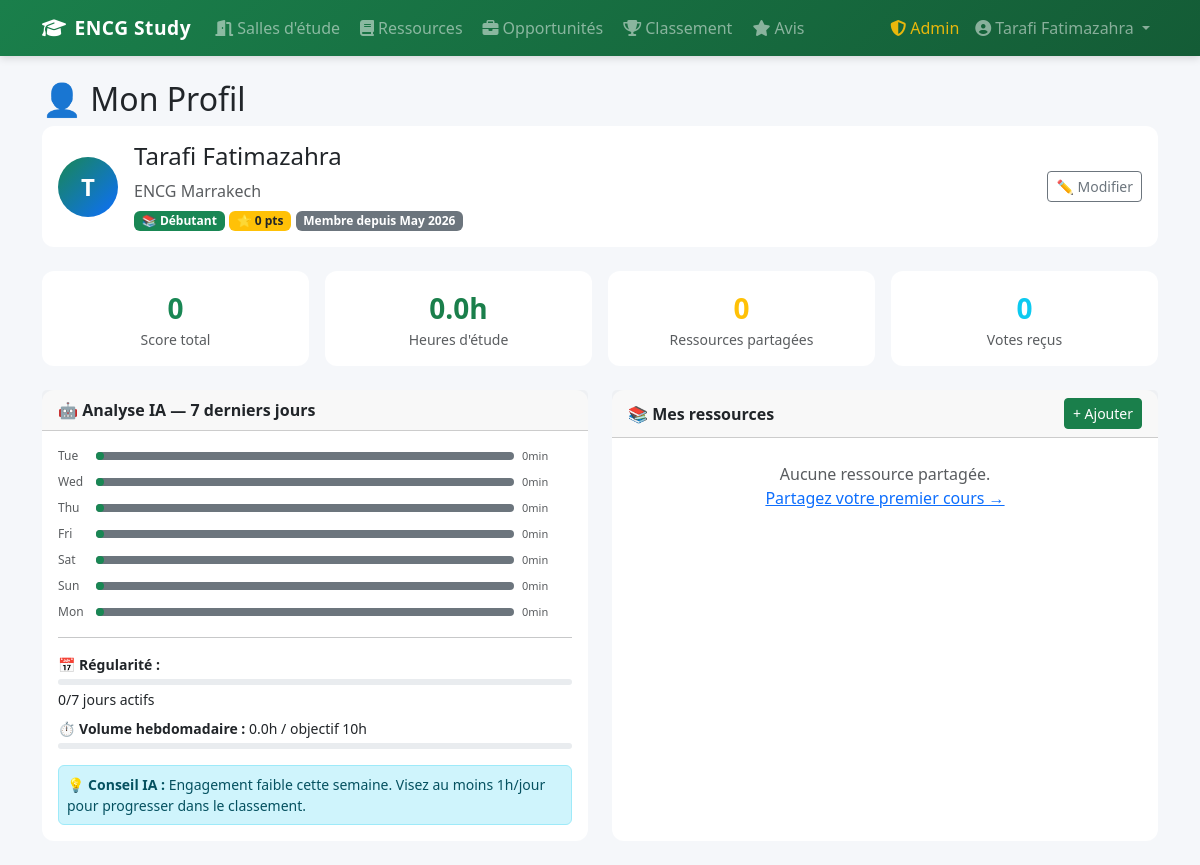
The page /profile/ (signed in) on the database its author committed.
### app/models.py (models this page shows, shortened)
class User(UserMixin, db.Model):
    id            = db.Column(db.Integer, primary_key=True)
    name          = db.Column(db.String(100), nullable=False)
    email         = db.Column(db.String(150), unique=True, nullable=False)
    password_hash = db.Column(db.String(256), nullable=False)
    school        = db.Column(db.String(100), nullable=False)
    created_at    = db.Column(db.DateTime, default=datetime.utcnow)
    is_admin      = db.Column(db.Boolean, default=False)   # ← NOUVEAU
    score               = db.Column(db.Integer, default=0)
    total_study_minutes = db.Column(db.Integer, default=0)
    bio                 = db.Column(db.String(300), default='')
    filiere             = db.Column(db.String(100), default='')
    resources      = db.relationship('Resource',     backref='uploader',  lazy=True)
    opportunities  = db.relationship('Opportunity',  backref='poster',    lazy=True)
    messages       = db.relationship('Message',      backref='author',    lazy=True)
    study_sessions = db.relationship('StudySession', backref='student',   lazy=True)
    votes_given    = db.relationship('ResourceVote', backref='voter',     lazy=True)
    applications   = db.relationship('Application',  backref='applicant', lazy=True)
    avis_donnes    = db.relationship('Avis',         backref='auteur',    lazy=True)
    @property
    def study_hours(self):
        return round(self.total_study_minutes / 60, 1)
    @property
    def rank_badge(self):
        if self.score >= 500: return ('🏆', 'Diamant')
        if self.score >= 200: return ('🥇', 'Or')
        if self.score >= 100: return ('🥈', 'Argent')
        if self.score >= 50:  return ('🥉', 'Bronze')
        return ('📚', 'Débutant')

### app/profile/routes.py (the view)
@profile_bp.route('/')
@login_required
def index():
    week_ago = datetime.utcnow() - timedelta(days=7)
    recent_sessions = StudySession.query.filter(
        StudySession.user_id == current_user.id,
        StudySession.started_at >= week_ago
    ).all()
    weekly_minutes = sum(s.duration_minutes for s in recent_sessions)
    daily_data = {}
    for i in range(6, -1, -1):
        day = datetime.utcnow() - timedelta(days=i)
        key = day.strftime('%a')
        daily_data[key] = 0
    for s in recent_sessions:
        key = s.started_at.strftime('%a')
        if key in daily_data:
            daily_data[key] += s.duration_minutes
    my_resources    = Resource.query.filter_by(uploader_id=current_user.id).all()
    total_downloads = sum(r.download_count for r in my_resources)
    total_votes     = sum(r.vote_score for r in my_resources)
    my_applications = Application.query.filter_by(user_id=current_user.id)\
                        .order_by(Application.created_at.desc()).limit(5).all()
    return render_template('profile/index.html',
        weekly_minutes=weekly_minutes,
        daily_data=daily_data,
        my_resources=my_resources,
        total_downloads=total_downloads,
        total_votes=total_votes,
        my_applications=my_applications,
    )

### app/models.py (called while the page is built)
@login_manager.user_loader
def load_user(user_id):
    return User.query.get(int(user_id))

### app/templates/profile/index.html (shortened to what this page needs)
{% extends 'base.html' %}
{% block content %}
<h2>👤 Mon Profil</h2>
<div class="card mb-4">
  <div class="card-body d-flex align-items-center gap-3">
    <div class="avatar-lg">{{ current_user.name[0].upper() }}</div>
    <div class="flex-grow-1">
      <h4>{{ current_user.name }}</h4>
      <p class="text-muted mb-1">{{ current_user.school }}{% if current_user.filiere %} · {{ current_user.filiere }}{% endif %}</p>
      <span class="badge bg-success">{{ current_user.rank_badge[0] }} {{ current_user.rank_badge[1] }}</span>
      <span class="badge bg-warning text-dark">⭐ {{ current_user.score }} pts</span>
      <span class="badge bg-secondary">Membre depuis {{ current_user.created_at.strftime('%B %Y') }}</span>
    </div>
    <button class="btn btn-outline-secondary btn-sm" onclick="document.getElementById('editForm').classList.toggle('d-none')">✏️ Modifier</button>
  </div>
</div>
<div class="row g-3 mb-4">
  <div class="col-6 col-md-3">
    <div class="card text-center">
      <div class="card-body">
        <div class="fs-3 fw-bold text-success">{{ current_user.score }}</div>
        <div class="text-muted small">Score total</div>
      </div>
    </div>
  </div>
  <div class="col-6 col-md-3">
    <div class="card text-center">
      <div class="card-body">
        <div class="fs-3 fw-bold text-primary">{{ current_user.study_hours }}h</div>
        <div class="text-muted small">Heures d'étude</div>
      </div>
    </div>
  </div>
  <div class="col-6 col-md-3">
    <div class="card text-center">
      <div class="card-body">
        <div class="fs-3 fw-bold text-warning">{{ my_resources|length }}</div>
        <div class="text-muted small">Ressources partagées</div>
      </div>
    </div>
  </div>
  <div class="col-6 col-md-3">
    <div class="card text-center">
      <div class="card-body">
        <div class="fs-3 fw-bold text-info">{{ total_votes }}</div>
        <div class="text-muted small">Votes reçus</div>
      </div>
    </div>
  </div>
</div>
<div class="row g-4">
  <div class="col-md-6">
    <div class="card h-100">
      <div class="card-header"><strong>🤖 Analyse IA — 7 derniers jours</strong></div>
      <div class="card-body">
        {% set max_mins = daily_data.values()|max if daily_data.values()|max > 0 else 1 %}
        {% for day, mins in daily_data.items() %}
        <div class="d-flex align-items-center gap-2 mb-2">
          <span class="text-muted day-label">{{ day }}</span>
          <div class="flex-grow-1 bg-secondary rounded bar-track">
            <div class="bg-success rounded bar-fill" data-pct="{{ [(mins/max_mins*100)|int, 2]|max }}"></div>
          </div>
          <span class="text-muted mins-label">{{ mins }}min</span>
        </div>
        {% endfor %}
        <hr>
        {% set weekly_hours = (weekly_minutes / 60)|round(1) %}
        {% set active_days = [] %}
        {% for v in daily_data.values() %}{% if v > 0 %}{% set _ = active_days.append(v) %}{% endif %}{% endfor %}
        <div class="mb-2 small">
          <strong>📅 Régularité :</strong>
          <div class="progress mb-1 mt-1 progress-sm">
          </div>
          <span>{{ active_days|length }}/7 jours actifs</span>
        </div>
        <div class="mb-2 small">
          <strong>⏱️ Volume hebdomadaire :</strong> {{ weekly_hours }}h / objectif 10h
          <div class="progress mt-1 progress-sm">
          </div>
        </div>
        <div class="alert alert-info mt-3 mb-0 p-2 small">
          💡 <strong>Conseil IA :</strong>
          {% if weekly_hours < 3 %}
            Engagement faible cette semaine. Visez au moins 1h/jour pour progresser dans le classement.
          {% elif weekly_hours < 8 %}
            Bon rythme ! Ajoutez 30 minutes/jour pour atteindre le niveau Or.
          {% else %}
            Excellent ! Vous êtes parmi les étudiants les plus actifs du réseau 🏆
          {% endif %}
        </div>
      </div>
    </div>
  </div>
  <div class="col-md-6">
    <div class="card h-100">
      <div class="card-header d-flex justify-content-between align-items-center">
        <strong>📚 Mes ressources</strong>
        <a href="{{ url_for('resources.upload') }}" class="btn btn-sm btn-primary">+ Ajouter</a>
      </div>
      <div class="card-body p-0">
        {% if my_resources %}
        <ul class="list-group list-group-flush">
          {% for r in my_resources[:6] %}
          <li class="list-group-item d-flex justify-content-between align-items-center">
            <div>
              <span class="badge bg-secondary me-1">{{ r.resource_type or '?' }}</span>
              <span class="small">{{ r.title }}</span>
            </div>
            <div class="text-muted small">
              ↑{{ r.vote_score }} · {{ r.download_count }}↓
            </div>
          </li>
          {% endfor %}
        </ul>
        {% else %}
        <div class="text-center text-muted py-4">
          Aucune ressource partagée.<br>
          <a href="{{ url_for('resources.upload') }}">Partagez votre premier cours →</a>
        </div>
        {% endif %}
      </div>
    </div>
  </div>
</div>
{% endblock %}

### app/templates/base.html (shortened to what this page needs)
<!DOCTYPE html>
<html lang="fr">
<head>
  <link href="https://cdn.jsdelivr.net/npm/bootstrap@5.3.2/dist/css/bootstrap.min.css" rel="stylesheet">
  <link href="https://cdnjs.cloudflare.com/ajax/libs/font-awesome/6.5.0/css/all.min.css" rel="stylesheet">
  <link href="{{ url_for('static', filename='css/style.css') }}" rel="stylesheet">
</head>
<body>
{% if current_user.is_authenticated %}
<nav class="navbar navbar-expand-lg navbar-dark">
  <div class="container">
    <a class="navbar-brand fw-bold" href="{{ url_for('main.home') }}">
      <i class="fas fa-graduation-cap me-2"></i>ENCG Study
    </a>
    <div class="collapse navbar-collapse" id="nav">
      <ul class="navbar-nav me-auto gap-1">
        <li class="nav-item">
          <a class="nav-link" href="{{ url_for('rooms.index') }}">
            <i class="fas fa-door-open me-1"></i>Salles d'étude
          </a>
        </li>
        <li class="nav-item">
          <a class="nav-link" href="{{ url_for('resources.index') }}">
            <i class="fas fa-book me-1"></i>Ressources
          </a>
        </li>
        <li class="nav-item">
          <a class="nav-link" href="{{ url_for('opportunities.index') }}">
            <i class="fas fa-briefcase me-1"></i>Opportunités
          </a>
        </li>
        <li class="nav-item">
          <a class="nav-link" href="{{ url_for('leaderboard.index') }}">
            <i class="fas fa-trophy me-1"></i>Classement
          </a>
        </li>
        <li class="nav-item">
          <a class="nav-link" href="{{ url_for('avis.index') }}">
            <i class="fas fa-star me-1"></i>Avis
          </a>
        </li>
      </ul>
      <ul class="navbar-nav">
        {% if current_user.is_admin %}
        <li class="nav-item">
          <a class="nav-link text-warning" href="{{ url_for('admin.index') }}">
            <i class="fas fa-shield-alt me-1"></i>Admin
          </a>
        </li>
        {% endif %}
        <li class="nav-item dropdown">
          <a class="nav-link dropdown-toggle" href="#" data-bs-toggle="dropdown">
            <i class="fas fa-user-circle me-1"></i>{{ current_user.name }}
          </a>
        </li>
      </ul>
    </div>
  </div>
</nav>
{% endif %}
<main class="{% if current_user.is_authenticated %}container py-4{% endif %}">
  {% block content %}{% endblock %}
</main>
</body>
</html>

### app/static/css/style.css (style rules this page uses)
:root { --encg-green: #1a7f4b; --encg-green-light: #e8f5ee; --encg-green-dark: #145c36; }
body { background-color: #f5f7fa; font-family: 'Segoe UI', sans-serif; }
.navbar { background: linear-gradient(135deg, var(--encg-green), var(--encg-green-dark)) !important; box-shadow: 0 2px 8px rgba(0,0,0,0.15); }
.navbar-brand { font-size: 1.2rem; letter-spacing: 0.5px; }
.nav-link { opacity: 0.9; }
.card { border-radius: 12px; border: none; }
.btn-primary { background-color: var(--encg-green); border-color: var(--encg-green); }
.text-primary { color: var(--encg-green) !important; }

### app/templates/profile/index.html (style rules this page uses)
.avatar-lg { width: 60px; height: 60px; border-radius: 50%; background: linear-gradient(135deg, #198754, #0d6efd); display: flex; align-items: center; justify-content: center; font-size: 24px; font-weight: 800; color: #fff; flex-shrink: 0; }
.day-label { width: 30px; font-size: 12px; }
.mins-label { width: 50px; font-size: 11px; }
.bar-track { height: 8px; }
.bar-fill { height: 8px; }
.progress-sm { height: 6px; }

### rows shown on the page
User: name "Tarafi Fatimazahra", name "T", school "ENCG Marrakech", score "📚", score "Débutant", score "0", created_at "May 2026", study_hours "0.0"

### other values the page prints
{{ my_resources|length }} "0"
{{ total_votes }} "0"
{{ day }} "Tue" "Wed" "Thu" "Fri" "Sat" "Sun" "Mon"
{{ mins }} "0" "0" "0" "0" "0" "0" "0"
{{ active_days|length }} "0"
{{ weekly_hours }} "0.0"
